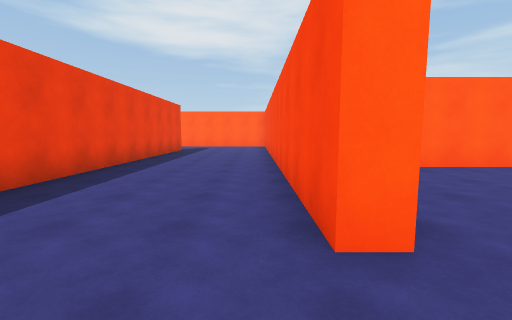
[1] (above)

24 first-person views from a walk through a scene from a Unity 3-D project. The camera is 1.5 m above the floor, tilts 6° down and sees 90° across. The floor is counted in squares, 2 m on a side. Each view is taken from the middle of a square. On the plan, view 1 faces up. The plan holds only what a view shows up to about 9 squares ahead; the rest is blank. The place goes on beyond the plan. The player character is not drawn.

[2]
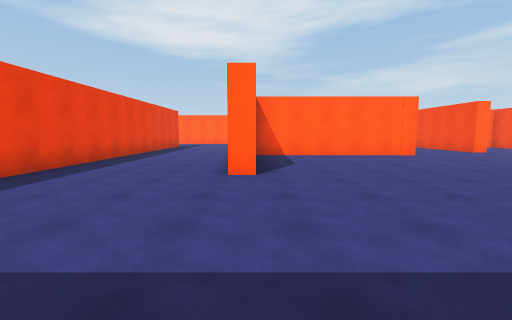

[3]
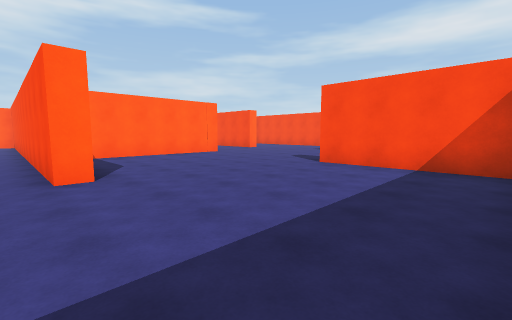

[4]
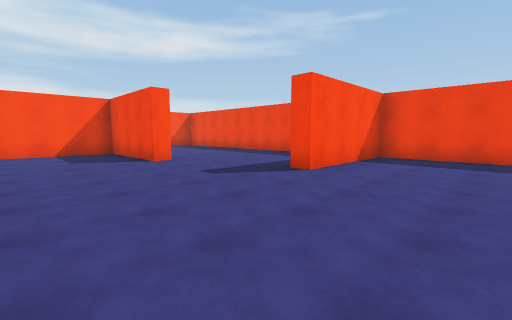

[5]
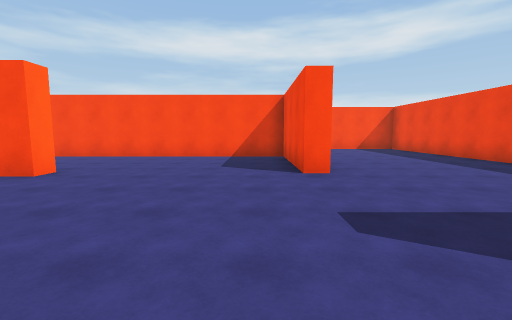

[6]
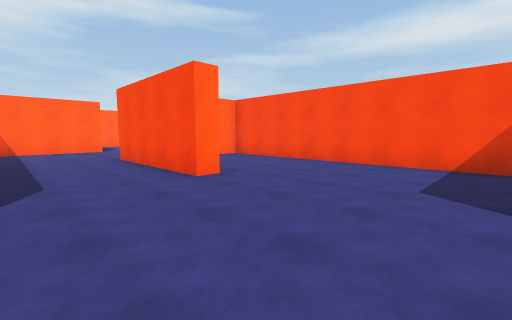

[7]
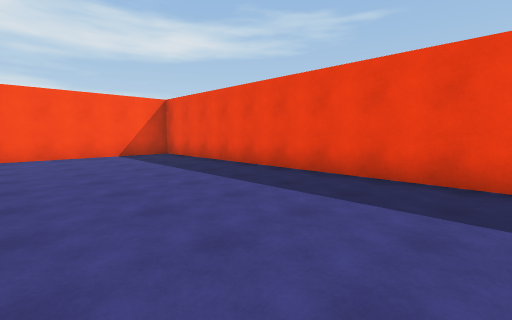

[8]
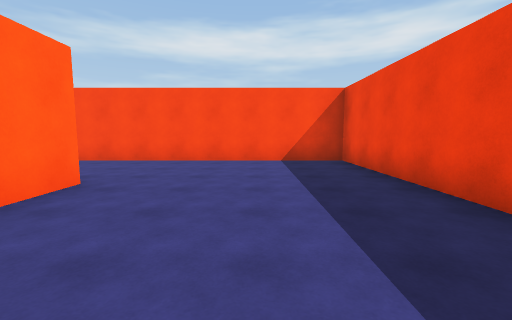

[9]
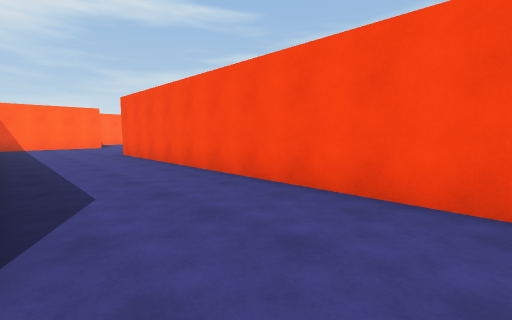

[10]
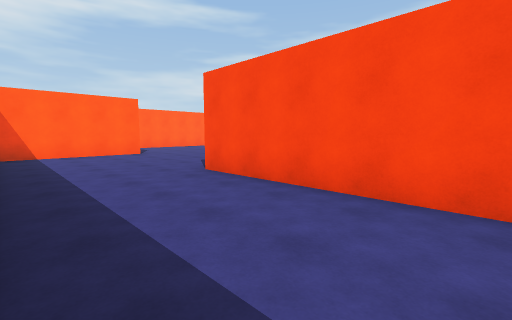

[11]
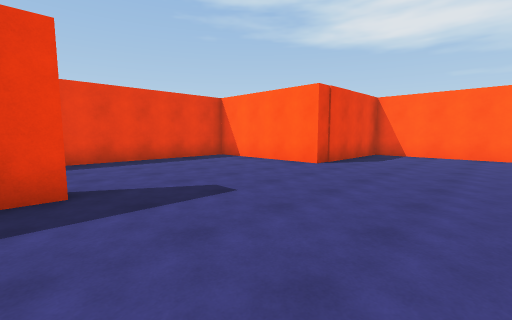

[12]
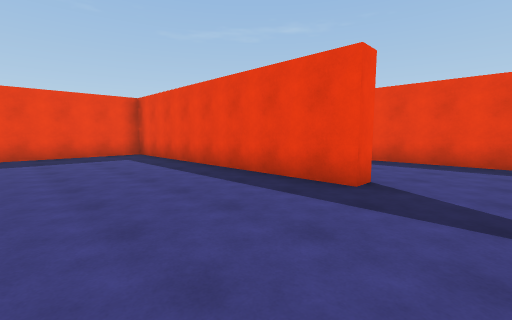

[13]
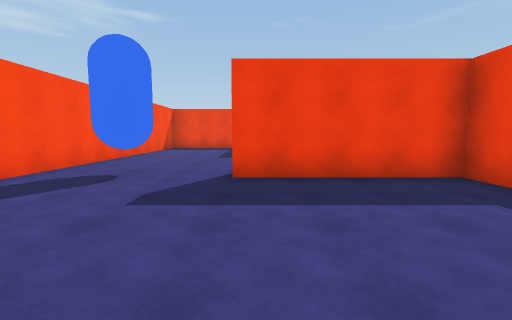

[14]
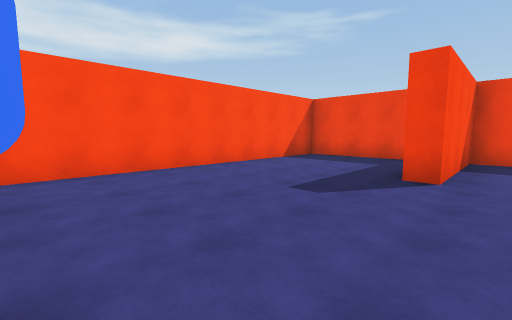

[15]
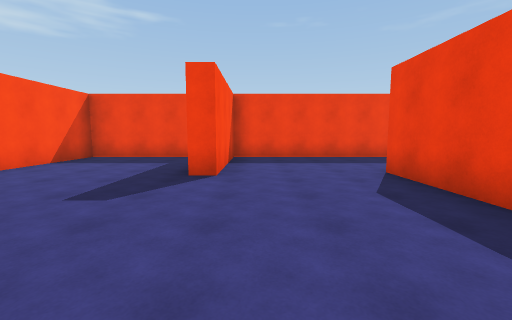

[16]
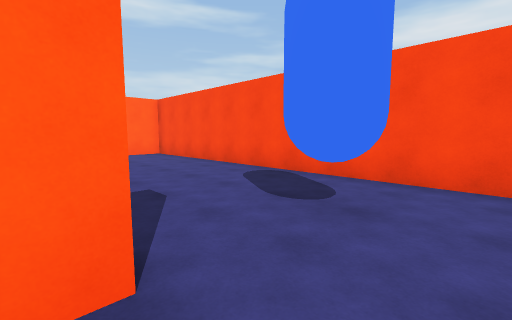

[17]
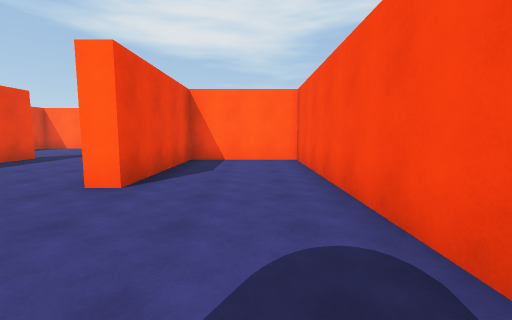

[18]
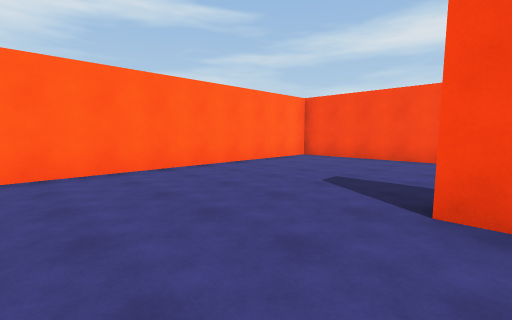

[19]
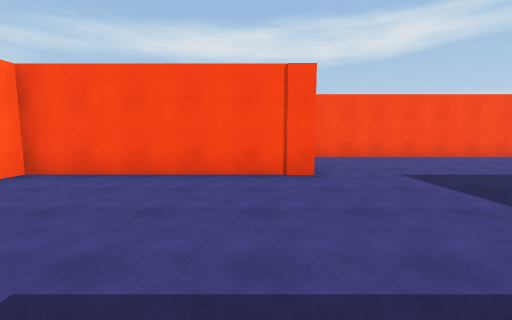

[20]
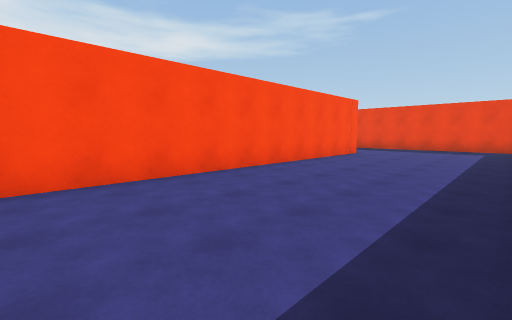

[21]
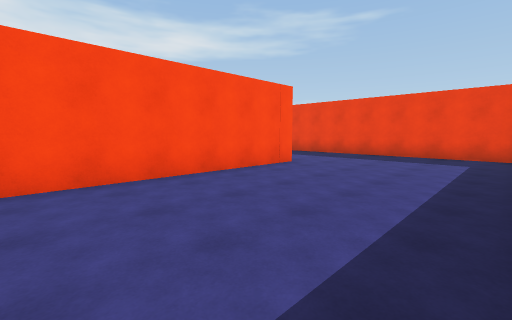

[22]
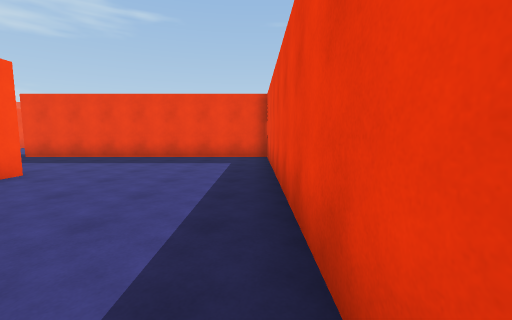

[23]
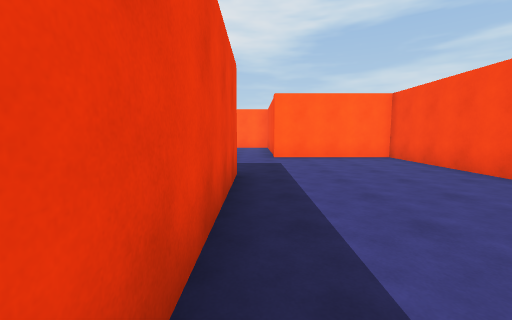

[24]
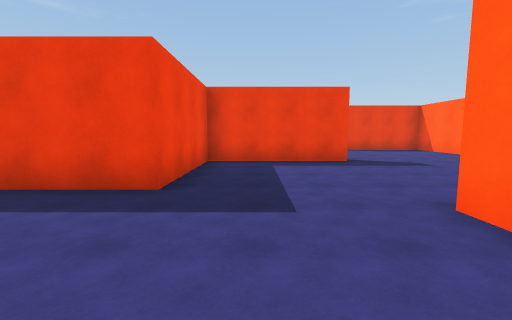

### Floor plan
Points are (right, up) in squares from view 1. A wall is a line through its corners. A room is listed if a view was taken in it or the views show most of it. See-through windows are left out.
Room 1 (views 1, 2, 3, 4, 5, 6, 7, 8, 9, 10, 11, 12, 13, 14, 15, 16, 17, 18, 19, 20)
walls: (10, 6.8) (9.4, 6.8) (9.4, 10.9); (13.8, 1.5) (12.5, 1.5); (9.7, 1.5) (9.7, 2.1) (13.3, 2.1) (13.3, 9.6); (6.5, 5.7) (1, 5.7); (17.5, -1.4) (17.5, -3.9); (7.9, -3.4) (17, -3.4) (17, 9.5) (17.5, 9.5) (17.5, 1.7) (21.5, 1.7); (8.2, 14.5) (6.9, 14.5); (21.5, 1.2) (20.9, 1.2); (1.1, 1.5) (0.5, 1.5) (0.5, 9.2); (2.9, -3.4) (5.9, -3.4) (5.9, 0.5) (6.5, 0.5); (21.7, 12.9) (21.7, 13.5); (15.8, -7.1) (20.7, -7.1) (20.7, -3.4) (21.2, -3.4); (22.2, 13.5) (22.2, 9.7) (25.7, 9.7); (22.1, -7.1) (25.1, -7.1) (25.1, 9.2) (22.2, 9.2) (22.2, 5.4) (21.6, 5.4); (-3.3, 9) (-3.3, 1.2); (26.6, 13) (26.6, 18.2) (17.5, 18.2) (17.5, 14.5) (13.8, 14.5) (13.8, 8.2)
ways out: opening at (26, 11) to room 2
objects: other object (23, 1)
Room 2 (views 21, 22, 23, 24)
walls: (30.1, 0.4) (30.1, 13) (26.6, 13); (25.7, 9.7) (25.7, -3.1) (31.5, -3.1)
ways out: opening at (26, 11) to room 1

Where each view was taken, in squares from view 1:
view 1: 0 up, 0 right, facing up
view 2: 3 down, 1 right, facing up
view 3: 3 down, 0 right, facing up-right
view 4: 5 up, 3 right, facing down-right
view 5: 3 up, 5 right, facing right
view 6: 3 up, 7 right, facing up-right
view 7: 1 up, 8 right, facing down-right
view 8: 1 down, 10 right, facing right
view 9: 0 up, 14 right, facing up-right
view 10: 5 up, 14 right, facing up-right
view 11: 9 up, 21 right, facing up-left
view 12: 11 up, 21 right, facing down-left
view 13: 6 up, 21 right, facing down
view 14: 1 up, 20 right, facing down-right
view 15: 1 up, 20 right, facing down
view 16: 0 up, 21 right, facing up-right
view 17: 2 up, 24 right, facing up
view 18: 13 up, 19 right, facing up-right
view 19: 14 up, 22 right, facing right
view 20: 10 up, 26 right, facing down-right
view 21: 6 up, 26 right, facing down-right
view 22: 5 up, 26 right, facing down
view 23: 5 up, 26 right, facing up
view 24: 11 up, 29 right, facing left
